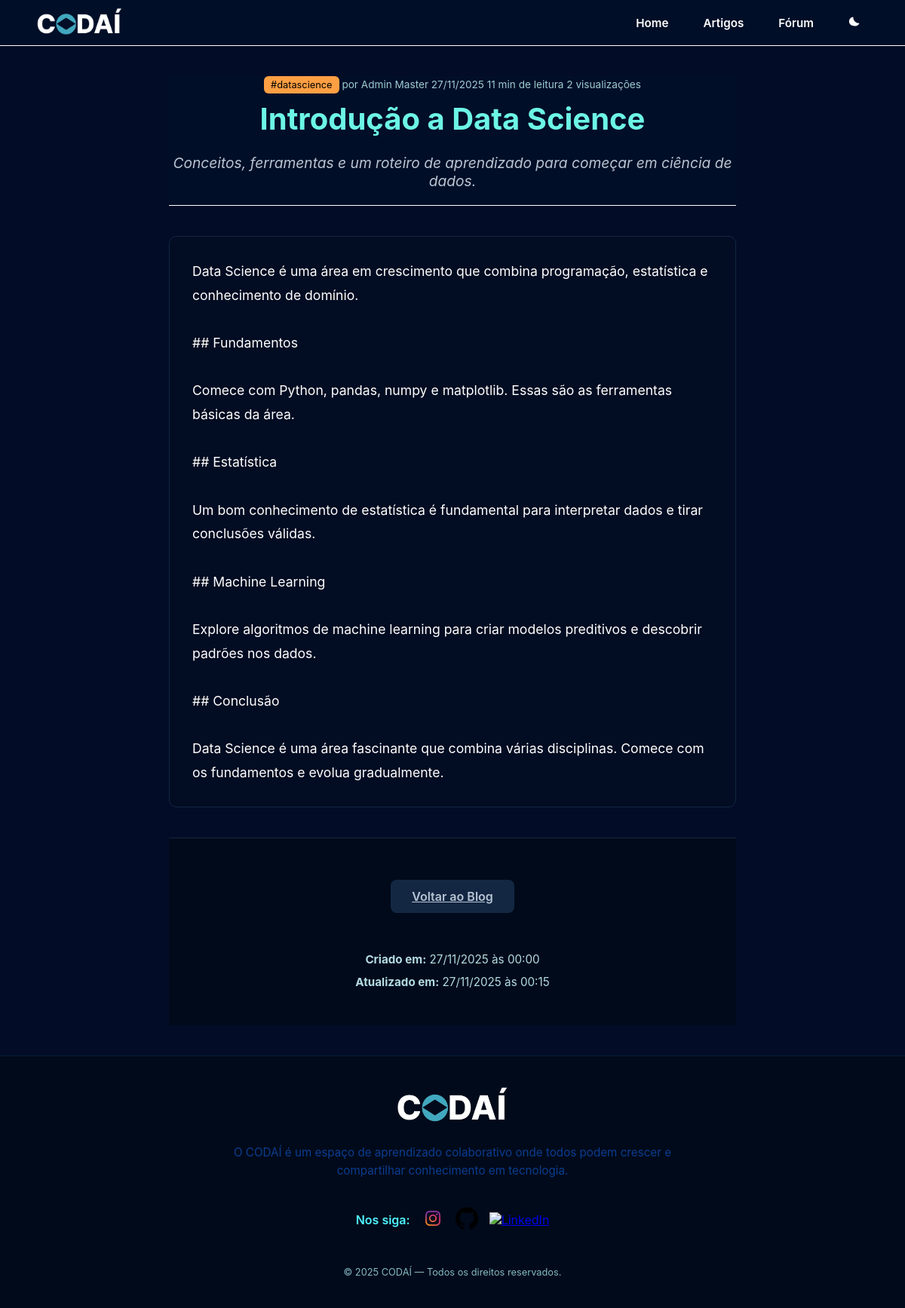
The page /blog/article/6 on the database its author committed.
### models/blog.py (models this page shows, shortened)
class ArticleCategory(db.Model):
    __tablename__ = 'article_categories'
    id = db.Column(db.Integer, primary_key=True)
    name = db.Column(db.String(50), unique=True, nullable=False)
    description = db.Column(db.Text)
    color = db.Column(db.String(7), default='#ccc')  # Cor hex
    created_at = db.Column(db.DateTime, default=datetime.utcnow)
    articles = db.relationship('Article', backref='category', lazy=True)

class Article(db.Model):
    __tablename__ = 'articles'
    id = db.Column(db.Integer, primary_key=True)
    title = db.Column(db.String(200), nullable=False)
    content = db.Column(db.Text, nullable=False)
    excerpt = db.Column(db.Text)  # Resumo do artigo
    reading_time = db.Column(db.Integer, default=5)  # Tempo de leitura em minutos
    thumbnail_url = db.Column(db.String(200))  # URL da imagem de capa
    is_published = db.Column(db.Boolean, default=True)
    is_featured = db.Column(db.Boolean, default=False)  # Destaque
    view_count = db.Column(db.Integer, default=0)  # Contador de visualizações
    created_at = db.Column(db.DateTime, default=datetime.utcnow)
    updated_at = db.Column(db.DateTime, default=datetime.utcnow, onupdate=datetime.utcnow)
    author_id = db.Column(db.Integer, db.ForeignKey('user.id'), nullable=False)
    category_id = db.Column(db.Integer, db.ForeignKey('article_categories.id'), nullable=False)
    author = db.relationship('User', backref='articles', lazy=True)
    def increment_view(self):
        self.view_count += 1
        db.session.commit()

### models/users.py (models this page shows, shortened)
class User(db.Model, UserMixin):
    __tablename__ = 'user'
    id = db.Column(db.Integer, primary_key=True)
    nome = db.Column(db.String(100), nullable=False)
    email = db.Column(db.String(100), unique=True, nullable=False)
    password_hash = db.Column(db.String(255), nullable=False)
    role = db.Column(db.String(20), default='user')
    perfil = db.relationship('Profile', back_populates='user', uselist=False)

### routes/blog/__init__.py (the view)
@blog_bp.route('/article/<int:article_id>')
def view_article(article_id):
    article = Article.query.get_or_404(article_id)
    if article.is_published or (current_user.is_authenticated and (current_user.id == article.author_id or current_user.role == 'master')):
        article.increment_view()
        return render_template('blog/article_detail.html', article=article)
    else:
        flash('Artigo não encontrado.', 'error')
        return redirect(url_for('blog.index'))

### templates/blog/article_detail.html (shortened to what this page needs)
{% extends 'base.html' %}
{% block styles %}
<link rel="stylesheet" href="{{ url_for('static', filename='css/blog.css') }}">
{% endblock %}
{% block content %}
<div class="blog-main">
  <article class="article-detail">
    <header class="article-header">
      <div class="article-meta">
        <span class="blog-tag" data-color="{{ article.category.color }}">#{{ article.category.name }}</span>
        <span class="article-author">por {{ article.author.nome }}</span>
        <span class="article-date">{{ article.created_at.strftime('%d/%m/%Y') }}</span>
        <span class="reading-time">{{ article.reading_time }} min de leitura</span>
        <span class="view-count">{{ article.view_count }} visualizações</span>
      </div>
      <h1>{{ article.title }}</h1>
      {% if article.excerpt %}
      <p class="article-excerpt">{{ article.excerpt }}</p>
      {% endif %}
    </header>
    <div class="article-content">
      {{ article.content|replace('\n', '<br>')|safe }}
    </div>
    <footer class="article-footer">
      <div class="article-actions">
        <a href="{{ url_for('blog.index') }}" class="blog-btn secondary">Voltar ao Blog</a>
      </div>
      <div class="article-info">
        <p><strong>Criado em:</strong> {{ article.created_at.strftime('%d/%m/%Y às %H:%M') }}</p>
        {% if article.updated_at != article.created_at %}
        <p><strong>Atualizado em:</strong> {{ article.updated_at.strftime('%d/%m/%Y às %H:%M') }}</p>
        {% endif %}
      </div>
    </footer>
  </article>
</div>
{% endblock %}

### static/css/style.css (style rules this page uses)
header { background-color: #010e27; border-bottom: 1px solid #ffffff; box-sizing: border-box; }

### static/css/global.css (style rules this page uses)
* { margin: 0; padding: 0; box-sizing: border-box; }
html, body { font-family: 'Inter', sans-serif; background-color: #030C26; color: #ffffff; width: 100%; min-height: 100vh; padding: 0 0vw; overflow-x: hidden; }

### static/css/blog.css (style rules this page uses)
html, body, main { box-sizing: border-box; }
.blog-btn { display: block; margin: 25px auto; padding: 12px 28px; background-color: #6cf5e6; border: none; color: #000; font-weight: 600; border-radius: 8px; cursor: pointer; transition: 0.3s; }
.article-meta { color: #9fcbd2; font-size: 0.85rem; margin-bottom: 8px; }
.blog-tag { background-color: #6cf5e6; color: #000; padding: 4px 9px; border-radius: 6px; font-size: 0.8rem; display: inline-block; }
footer { background-color: #010a1a; color: #e0f7fa; padding: 40px 0; display: flex; flex-direction: column; align-items: center; justify-content: center; text-align: center; border-top: 1px solid rgba(0, 255, 255, 0.1); }
footer p { font-size: 0.95rem; color: #b3dbe2; margin: 0; line-height: 1.6; max-width: 600px; }
.blog-btn.secondary { background-color: #132743; color: #b8c5d3; }
.article-detail { max-width: 800px; margin: 0 auto; padding: 40px 2%; }
.article-header { margin-bottom: 40px; text-align: center; }
.article-header h1 { color: #6cf5e6; font-size: 2.5rem; margin-bottom: 20px; line-height: 1.3; }
.article-excerpt { color: #b8c5d3; font-size: 1.2rem; font-style: italic; margin-bottom: 20px; }
.article-content { background-color: #020c22; padding: 30px; border-radius: 10px; border: 1px solid #132743; line-height: 1.8; font-size: 1.1rem; }
.article-footer { margin-top: 40px; padding-top: 30px; border-top: 1px solid #132743; }
.article-actions { display: flex; gap: 15px; margin-bottom: 20px; flex-wrap: wrap; }
.article-info { color: #b8c5d3; font-size: 0.9rem; }
.article-info p { margin: 5px 0; }
.blog-tag[data-color] { background-color: var(--category-color, #ccc) !important; }

### rows shown on the page
ArticleCategory: category.name "datascience"
User: author.nome "Admin Master"
Article: created_at "27/11/2025", reading_time "11", view_count "2", title "Introdução a Data Science", excerpt "Conceitos, ferramentas e um roteiro de aprendizado para começar em ciência de dados.", content "Data Science é uma área em crescimento que combina programação, estatística e conhecimento de domínio. ## Fundamentos Comece com Python, pandas, numpy e matplotlib. Essas são as ferramentas básicas da área. ## Estatística Um bom conhecimento de estatística é fundamental para interpretar dados e tirar conclusões válidas. ## Machine Learning Explore algoritmos de machine learning para criar modelos preditivos e descobrir padrões nos dados. ## Conclusão Data Science é uma área fascinante que combina várias disciplinas. Comece com os fundamentos e evolua gradualmente.", created_at "27/11/2025 às 00:00", updated_at "27/11/2025 às 00:15"
